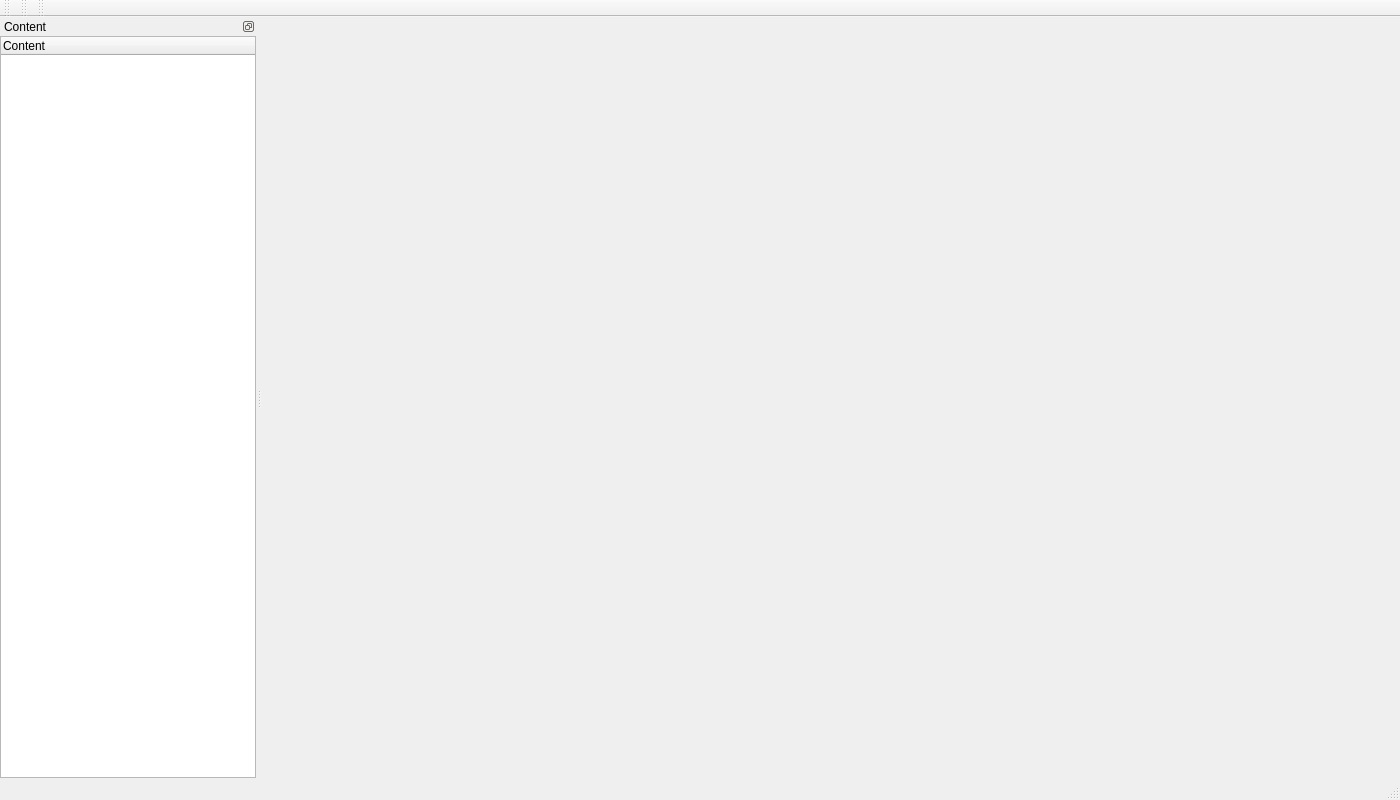
<?xml version="1.0" encoding="UTF-8"?>
<ui version="4.0">
 <class>IqHelpViewerMainWindow</class>
 <widget class="QMainWindow" name="IqHelpViewerMainWindow">
  <property name="geometry">
   <rect>
    <x>0</x>
    <y>0</y>
    <width>1400</width>
    <height>800</height>
   </rect>
  </property>
  <property name="windowTitle">
   <string>InfoDoc</string>
  </property>
  <property name="windowIcon">
   <iconset resource="icons.qrc">
    <normaloff>:/icons/logo.png</normaloff>:/icons/logo.png</iconset>
  </property>
  <widget class="QWidget" name="centralWidget">
   <layout class="QHBoxLayout" name="horizontalLayout_2"/>
  </widget>
  <widget class="QToolBar" name="navigationToolBar">
   <property name="windowTitle">
    <string>Navigation</string>
   </property>
   <property name="allowedAreas">
    <set>Qt::BottomToolBarArea</set>
   </property>
   <attribute name="toolBarArea">
    <enum>TopToolBarArea</enum>
   </attribute>
   <attribute name="toolBarBreak">
    <bool>false</bool>
   </attribute>
  </widget>
  <widget class="QStatusBar" name="statusBar"/>
  <widget class="IqContentDockWidget" name="dockWidget">
   <property name="features">
    <set>QDockWidget::DockWidgetFloatable|QDockWidget::DockWidgetMovable</set>
   </property>
   <property name="windowTitle">
    <string>Content</string>
   </property>
   <attribute name="dockWidgetArea">
    <number>1</number>
   </attribute>
   <widget class="QWidget" name="dockWidgetContents_2">
    <layout class="QHBoxLayout" name="horizontalLayout">
     <property name="margin">
      <number>0</number>
     </property>
     <item>
      <widget class="IqContentWidget" name="contentTreeWidget">
       <column>
        <property name="text">
         <string>Content</string>
        </property>
       </column>
      </widget>
     </item>
    </layout>
   </widget>
  </widget>
  <widget class="QToolBar" name="toolsToolBar">
   <property name="windowTitle">
    <string>Tools</string>
   </property>
   <property name="allowedAreas">
    <set>Qt::BottomToolBarArea|Qt::TopToolBarArea</set>
   </property>
   <attribute name="toolBarArea">
    <enum>TopToolBarArea</enum>
   </attribute>
   <attribute name="toolBarBreak">
    <bool>false</bool>
   </attribute>
  </widget>
  <widget class="QToolBar" name="helpToolBar">
   <property name="windowTitle">
    <string>Help</string>
   </property>
   <attribute name="toolBarArea">
    <enum>TopToolBarArea</enum>
   </attribute>
   <attribute name="toolBarBreak">
    <bool>false</bool>
   </attribute>
  </widget>
  <action name="actionHome">
   <property name="icon">
    <iconset resource="icons.qrc">
     <normaloff>:/icons/home.png</normaloff>:/icons/home.png</iconset>
   </property>
   <property name="text">
    <string>Home</string>
   </property>
   <property name="toolTip">
    <string>Go home page</string>
   </property>
   <property name="shortcut">
    <string>Ctrl+H</string>
   </property>
  </action>
  <action name="actionBack">
   <property name="icon">
    <iconset resource="icons.qrc">
     <normaloff>:/icons/arrow-180.png</normaloff>:/icons/arrow-180.png</iconset>
   </property>
   <property name="text">
    <string>Back</string>
   </property>
   <property name="toolTip">
    <string>Back to previous page</string>
   </property>
   <property name="shortcut">
    <string>Ctrl+Left</string>
   </property>
  </action>
  <action name="actionForward">
   <property name="icon">
    <iconset resource="icons.qrc">
     <normaloff>:/icons/arrow.png</normaloff>:/icons/arrow.png</iconset>
   </property>
   <property name="text">
    <string>Forward</string>
   </property>
   <property name="toolTip">
    <string>On the next page</string>
   </property>
   <property name="shortcut">
    <string>Ctrl+Right</string>
   </property>
  </action>
  <action name="actionFindNext">
   <property name="icon">
    <iconset resource="icons.qrc">
     <normaloff>:/icons/magnifier.png</normaloff>:/icons/magnifier.png</iconset>
   </property>
   <property name="text">
    <string>Find Next</string>
   </property>
   <property name="toolTip">
    <string>Find next</string>
   </property>
   <property name="shortcut">
    <string>Ctrl+F</string>
   </property>
  </action>
  <action name="actionZoomIn">
   <property name="icon">
    <iconset resource="icons.qrc">
     <normaloff>:/icons/magnifier-zoom-in.png</normaloff>:/icons/magnifier-zoom-in.png</iconset>
   </property>
   <property name="text">
    <string>Zoom In</string>
   </property>
   <property name="toolTip">
    <string>Zoom In</string>
   </property>
  </action>
  <action name="actionZoomOut">
   <property name="icon">
    <iconset resource="icons.qrc">
     <normaloff>:/icons/magnifier-zoom-out.png</normaloff>:/icons/magnifier-zoom-out.png</iconset>
   </property>
   <property name="text">
    <string>Zoom Out</string>
   </property>
  </action>
  <action name="actionRefresh">
   <property name="icon">
    <iconset resource="icons.qrc">
     <normaloff>:/icons/arrow-circle-double.png</normaloff>:/icons/arrow-circle-double.png</iconset>
   </property>
   <property name="text">
    <string>Refresh</string>
   </property>
   <property name="toolTip">
    <string>Refresh View</string>
   </property>
  </action>
  <action name="actionAboutQt">
   <property name="icon">
    <iconset resource="icons.qrc">
     <normaloff>:/icons/qt.png</normaloff>:/icons/qt.png</iconset>
   </property>
   <property name="text">
    <string>About Qt</string>
   </property>
  </action>
  <action name="actionAbout">
   <property name="icon">
    <iconset resource="icons.qrc">
     <normaloff>:/icons/logo.png</normaloff>:/icons/logo.png</iconset>
   </property>
   <property name="text">
    <string>About</string>
   </property>
   <property name="toolTip">
    <string>About application</string>
   </property>
  </action>
 </widget>
 <layoutdefault spacing="6" margin="11"/>
 <customwidgets>
  <customwidget>
   <class>IqContentDockWidget</class>
   <extends>QDockWidget</extends>
   <header>iqcontentdockwidget.h</header>
   <container>1</container>
  </customwidget>
  <customwidget>
   <class>IqContentWidget</class>
   <extends>QTreeWidget</extends>
   <header>iqcontentwidget.h</header>
  </customwidget>
 </customwidgets>
 <resources>
  <include location="icons.qrc"/>
 </resources>
 <connections/>
</ui>
